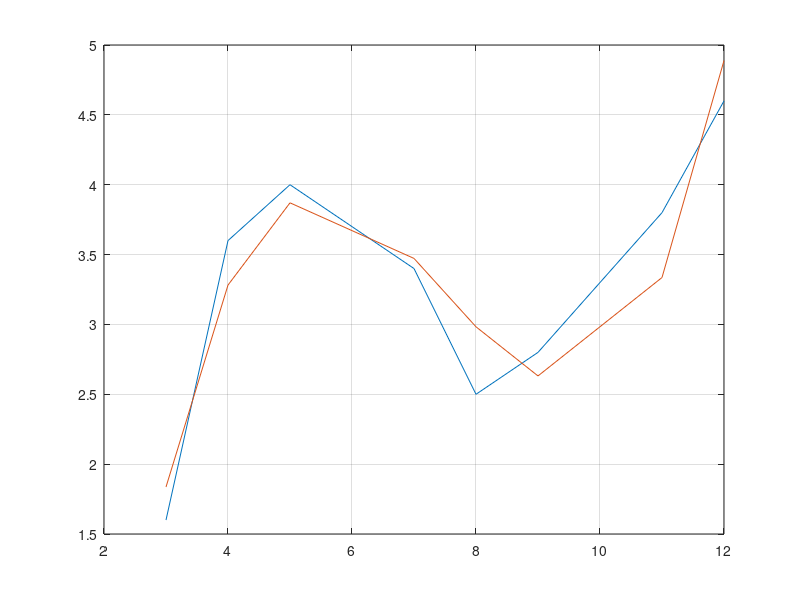

Reproduce this figure in MATLAB.
X=[3,4,5,7,8,9,11,12];
Y=[1.6,3.6,4,3.4,2.5,2.8,3.8,4.6];
%X=[0.75,2,3,4,6,8,9];
%Y=[1.2,1.95,2,2.4,2.4,2.7,2.5];
%numero de datos
n=length(X);
%generar matriz de coeficientes
%calculo de coeficientes
SX=sum(X);
SX2=sum(X.^2);
SX3=sum(X.^3);
SX4=sum(X.^4);
SX5=sum(X.^5);
SX6=sum(X.^6);
SY=sum(Y);
SYX=sum(Y.*X);
SYX2=sum(Y.*(X.^2));
SYX3=sum(Y.*(X.^3));
SYX4=sum(Y.*(X.^4));
SYX5=sum(Y.*(X.^5));
% estructura de A primer renglon n=3
A(1,1)=n;
A(1,2)=SX;
A(1,3)=SX2;
A(1,4)=SX3;
%2o renglon
A(2,1)=SX;
A(2,2)=SX2;
A(2,3)=SX3;
A(2,4)=SX4;
%3er renglon
A(3,1)=SX2;
A(3,2)=SX3;
A(3,3)=SX4;
A(3,4)=SX5;
%4o renglon
A(4,1)=SX3;
A(4,2)=SX4;
A(4,3)=SX5;
A(4,4)=SX6;
%lado derecho
b(1,1)=SY;
b(1,2)=SYX;
b(1,3)=SYX2;
b(1,4)=SYX3;
%CON ESTOS DATOS RESOLVER EL SISTEMA
%para n=2
B2=inv(A(1:3,1:3));
C2=B2*b(1:3)';
%para n=3
B3=inv(A);
C3=B3*b'
%construccion del polinomio ajustado
Dx3=C3(1,1)+C3(2,1).*X+C3(3,1)*(X.^2)+C3(4,1)*(X.^3)
Dx2=C2(1,1)+C2(2,1).*X+C2(3,1)*(X.^2)
%plot(X,Y,X,Dx2)
plot(X,Y,X,Dx3)
grid on
hold on
%puntos del pronostico
disp('Pronosticos')
x=[3.5];
P3x=C3(1,1)+C3(2,1).*x+C3(3,1)*(x.^2)+C3(4,1)*(x.^3);

P2x=C2(1,1)+C2(2,1).*x+C2(3,1)*(x.^2)
%plot(x,Dx3,'k')
%calculo del error
E2=sum((Y-Dx2).^2)
S2yx=sqrt(E2/(n-2))
E3=sum((Y-Dx3).^2)
S3yx=sqrt(E3/(n-2))

